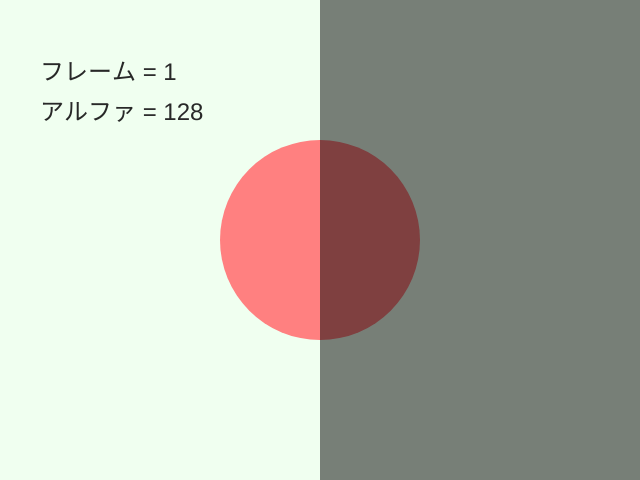
Frame 1 (no input)
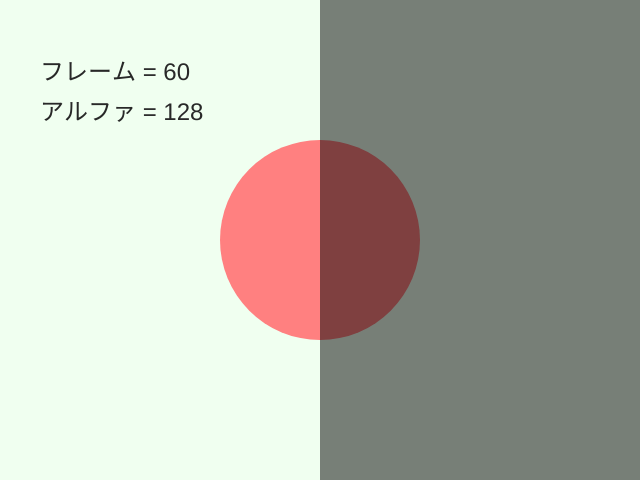
Frame 60 (no input)
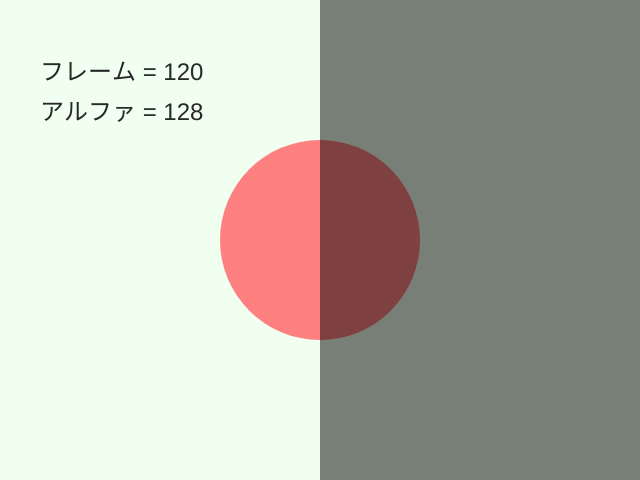
Frame 120 (the mouse pressed at the canvas centre since frame 60)

The p5.js sketch that drew these frames (run headless with seeded random() and noise() and a simulated clock; from frame 60 on, the mouse is pressed at the canvas centre):

// p5.js sketch
// ── sketch.js
function setup() {
  const canvas = createCanvas(640, 480);
}

function draw() {
  background(240, 255, 240);

  noStroke();
  fill(255, 128, 128);
  circle(width / 2, height / 2, 200); // width と height は画面の幅と高さを表す p5.js の変数

  fill(0, 0, 0, 128);
  rect(width / 2, 0, width / 2, height);

  fill(40, 40, 40);
  textSize(24);
  text('フレーム = ' + frameCount, 40, 80); // frameCount は毎フレームカウントアップされる p5.js の変数
  text('アルファ = ' + 128, 40, 120);
}
